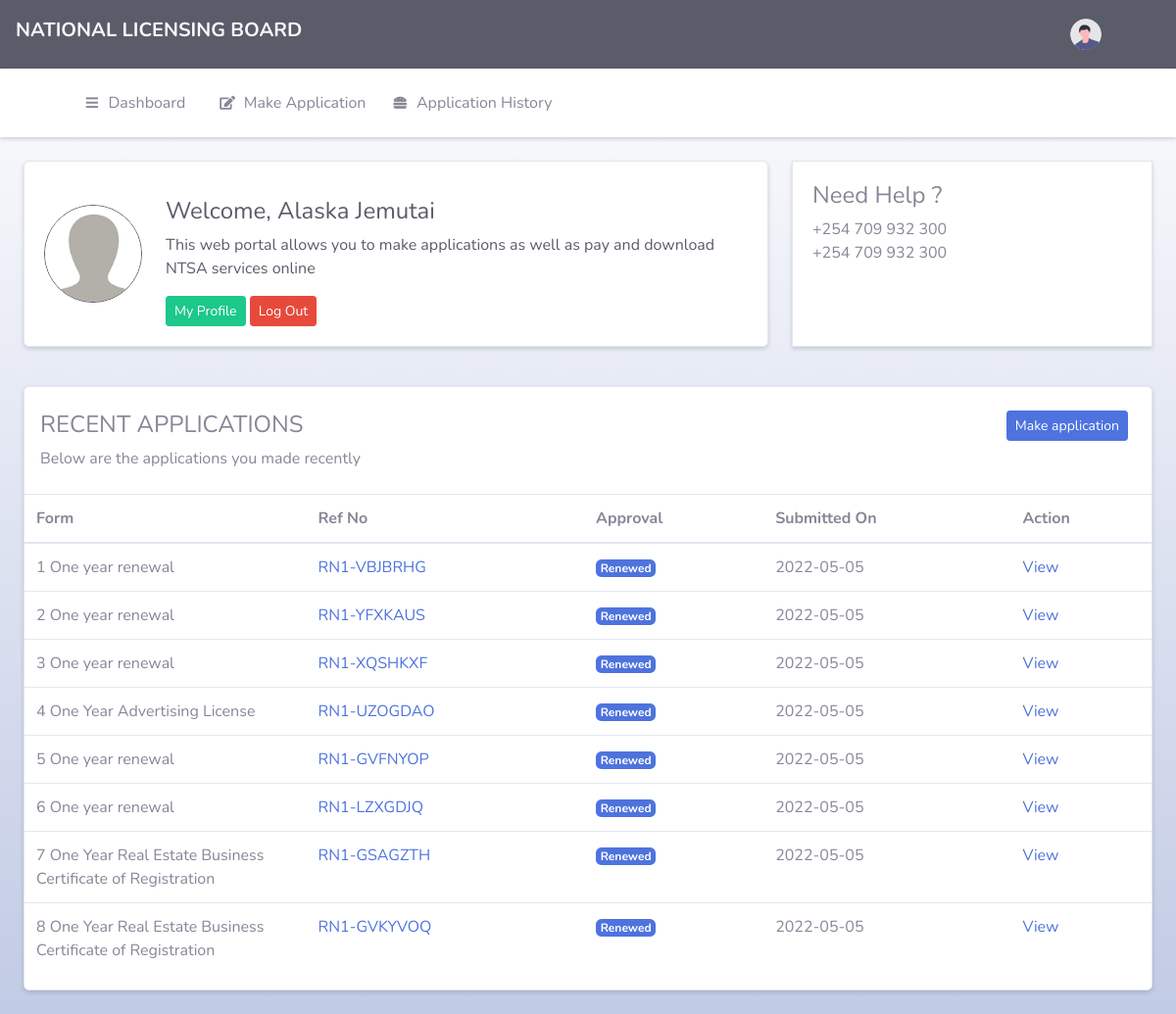
The app's page /user/dashboard.php?mess=sucess (signed in) with its own data.
### tables this page shows
CREATE TABLE `user_licence` (
  `id` int(11) NOT NULL,
  `uid` int(11) DEFAULT NULL,
  `gid` int(11) DEFAULT NULL,
  `sid` int(11) DEFAULT NULL,
  `ref_no` varchar(100) NOT NULL,
  `date_added` varchar(100) NOT NULL
);

CREATE TABLE `sub_groups` (
  `id` int(11) NOT NULL,
  `gid` int(11) DEFAULT NULL,
  `title` varchar(100) DEFAULT NULL,
  `description` varchar(2000) NOT NULL
);

### user/dashboard.php (the view, shortened to what this page needs)
<?php include_once "includes/header.php";
require_once "../engine/dbh.inc.php";
$statement=$pdo->prepare("SELECT user_licence.*,sub_groups.title,licence_group.title AS main FROM user_licence INNER JOIN sub_groups ON user_licence.sid=sub_groups.id INNER JOIN licence_group ON user_licence.gid=licence_group.id WHERE uid=:uid");
$statement->bindValue(':uid',$_SESSION["uid"]);
$statement->execute();
$licences =$statement->fetchAll(PDO::FETCH_ASSOC);
?>
<body id="page-top" class="bg-gradient-light">
            <div id="content">
                <?php include_once "includes/nav.php"?>
                <div class="container-fluid">
                        <div class="row">
                            <div class="col-lg-8 mb-sm-4 h-100">
                                <div class="card shadow-sm bg-white bg-light text-dark">
                                    <div class="d-flex card-body justify-content-evenly">
                                    <img src="../img/avatar2.jpeg" class="align-self-center border border-dark" style="height:100px;width:100px;border-radius:50%;" >
                                        <div class="info ml-4">
                                            <strong><h4 class="mt-3 fw-light">Welcome, <?php echo htmlspecialchars($name)?></h4></strong>
                                            <p class="fw-light mt-2">This web portal allows you to make applications as well as pay and download NTSA services online</p>
                                            <div class="">
                                                <a class="btn btn-success btn-sm" href="404.php">My Profile</a>
                                                <a class="btn btn-danger btn-sm" href="#" data-toggle="modal" data-target="#logoutModal">Log Out</a>
                                            </div>
                                        </div>
                                    </div>
                                </div>
                            </div>
                            <div class="col-lg-4 mb-sm-4">
                                <div class="card shadow-sm h-100 rounded-0">
                                    <div class="card-body bg-white bg-light">
                                        <div class="text fw-light">
                                            <h4 class="fw-light">Need Help ?</h4>
                                            <p class="">+254 709 932 300<br>+254 709 932 300</p>
                                        </div>
                                    </div>
                                </div>
                            </div>
                        </div>
                        <div class="row mt-lg-3">
                            <div class="col-lg-12 mb-4">
                                <div class="card bg-white shadow-sm">
                                <div class="mb-2 d-flex justify-content-between align-center mt-4 mr-2">
                                    <div class="info ml-3">
                                        <h4 class="fw-light">RECENT APPLICATIONS</h4>
                                        <p class="fw-light">Below are the applications you made recently</p>
                                    </div>
                                    <div class="mr-3">
                                        <a class="btn btn-primary btn-sm" href="group.php">Make application</a>
                                    </div>
                                </div>
                                    <table class="table fw-lighter" id="dataTable" cellspacing="0">
                                        <thead >
                                            <tr>
                                                <th>Form</th>
                                                <th>Ref No</th>
                                                <th>Approval</th>
                                                <th>Submitted On</th>
                                                <th>Action</th>
                                            </tr>
                                        </thead>
                                        <tbody>
                                        <?php foreach ($licences as $i=>$licence):{?>
                                        <tr class="w-25">
                                            <td class="text-wrap w-25"><?php echo $i+1?> <?php echo $licence["title"]?></td>
                                            <td class="text-wrap"><a class="link-primary" href="#"><?php echo $licence["ref_no"]?></a></td>
                                            <td class="text-wrap"><span class="badge bg-primary text-white">Renewed</span></td>
                                            <td><?php echo $licence["date_added"]?></td>
                                            <td><a class="text-wrap" href="download.php?ref_no=<?php echo $licence["ref_no"]?>&licence=<?php echo $licence["main"]?>&date=<?php echo $licence["date_added"]?>&sub=<?php echo $licence["title"]?>">View</a></td>
                                        </tr>
                                        <?php }endforeach; ?>
                                        </tbody>
                                    </table>
                                 </div>
                            </div>
                        </div>
                </div>
            </div>
  <?php include_once "includes/footer.php"?>

### user/includes/header.php (shortened to what this page needs)
<?php
if($_SESSION["uid"] && $_SESSION["rank"]=='user'){
    $name = $_SESSION['name'];
}else{
    header("Location: ../index.php?mess=loginfirst");
}
?>
<!DOCTYPE html>
<html lang="en">
<head>
    <link href="../vendor/fontawesome-free/css/all.min.css" rel="stylesheet" type="text/css">
    <link href="../css/sb-admin-2.min.css" rel="stylesheet">
</head>

### user/includes/nav.php (shortened to what this page needs)
<nav class="fw-light navbar navbar-expand navbar-light bg-dark topbar mb-0 static-top h-10">
                <h5 class="text-light text-400 font-weight-bolder">NATIONAL LICENSING BOARD</h5>
                    <ul class="navbar-nav ml-auto">
                        <li class="nav-item dropdown no-arrow">
                            <a class="nav-link dropdown-toggle mx-5" href="#" id="userDropdown" role="button"
                                data-toggle="dropdown" aria-haspopup="true" aria-expanded="false">
                                <img class="img-profile rounded-circle"src="../img/undraw_profile.svg">
                            </a>
                        </li>
                    </ul>
                </nav>
                <nav class="fw-light navbar navbar-expand navbar-light bg-white topbar mb-4 static-top shadow-sm">
                    <ul class="navbar-nav ml-5">
                        <li> <a class="btn" href="dashboard.php"><i class="fas fa-bars fa-sm fa-fw mr-2 ml-2"></i>Dashboard</a></li>
                        <li> <a class="btn" href="group.php"><i class="fas fa-edit fa-sm fa-fw mr-2 ml-2"></i>Make Application</a></li>
                        <li> <a class="btn" href=""><i class="fas fa-hamburger fa-sm fa-fw mr-2"></i>Application History</a></li>
                    </ul>
                </nav>

### user/includes/footer.php (shortened to what this page needs)
</body>
</html>

### records on screen
user_licence: sid.title "One year renewal", ref_no "RN1-VBJBRHG", date_added "2022-05-05"
user_licence: sid.title "One year renewal", ref_no "RN1-YFXKAUS", date_added "2022-05-05"
user_licence: sid.title "One year renewal", ref_no "RN1-XQSHKXF", date_added "2022-05-05"
user_licence: sid.title "One Year Advertising License", ref_no "RN1-UZOGDAO", date_added "2022-05-05"
user_licence: sid.title "One year renewal", ref_no "RN1-GVFNYOP", date_added "2022-05-05"
user_licence: sid.title "One year renewal", ref_no "RN1-LZXGDJQ", date_added "2022-05-05"
user_licence: sid.title "One Year Real Estate Business Certificate of Registration", ref_no "RN1-GSAGZTH", date_added "2022-05-05"
user_licence: sid.title "One Year Real Estate Business Certificate of Registration", ref_no "RN1-GVKYVOQ", date_added "2022-05-05"

### other values on screen
$name "Alaska Jemutai"
